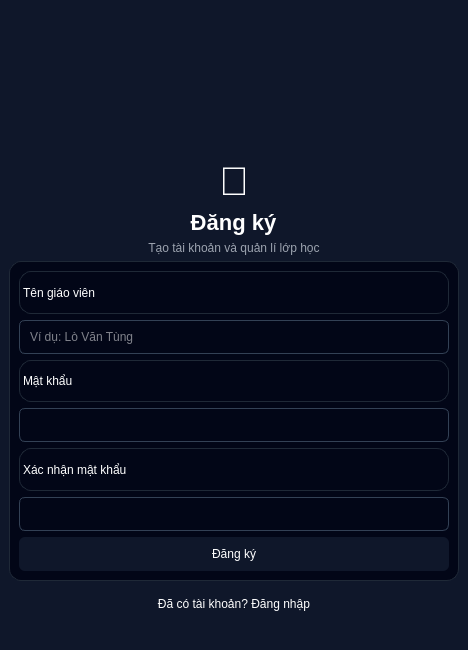
<?xml version="1.0" encoding="UTF-8"?>
<ui version="4.0">
 <class>SignupWindow</class>
 <widget class="QMainWindow" name="SignupWindow">
  <property name="geometry">
   <rect>
    <x>0</x>
    <y>0</y>
    <width>468</width>
    <height>650</height>
   </rect>
  </property>
  <property name="windowTitle">
   <string>Đăng ký</string>
  </property>
  <widget class="QWidget" name="centralwidget">
   <property name="styleSheet">
    <string notr="true">
     QWidget{
        background:#0f172a;
        color:white;
        font:12pt &quot;Segoe UI&quot;;
     }
     QLineEdit{
        background:#020617;
        border:1px solid #334155;
        border-radius:6px;
        padding:8px;
        color:white;
     }
     QPushButton{
        border-radius:6px;
        padding:10px;
     }
     #btnSignup{
        background:#2563eb;
     }
     #btnGoogle{
        background:#111827;
        border:1px solid #374151;
     }
    </string>
   </property>
   <layout class="QVBoxLayout">
    <item>
     <spacer>
      <property name="orientation">
       <enum>Qt::Vertical</enum>
      </property>
      <property name="sizeHint" stdset="0">
       <size>
        <width>20</width>
        <height>120</height>
       </size>
      </property>
     </spacer>
    </item>
    <item>
     <layout class="QVBoxLayout">
      <item alignment="Qt::AlignHCenter">
       <widget class="QLabel" name="label">
        <property name="styleSheet">
         <string>font-size:40px;</string>
        </property>
        <property name="text">
         <string>🧠</string>
        </property>
        <property name="alignment">
         <set>Qt::AlignCenter</set>
        </property>
       </widget>
      </item>
      <item alignment="Qt::AlignHCenter">
       <widget class="QLabel" name="label">
        <property name="styleSheet">
         <string>font-size:22px;font-weight:600;</string>
        </property>
        <property name="text">
         <string>Đăng ký</string>
        </property>
        <property name="alignment">
         <set>Qt::AlignCenter</set>
        </property>
       </widget>
      </item>
      <item alignment="Qt::AlignHCenter">
       <widget class="QLabel" name="label">
        <property name="styleSheet">
         <string>color:#9ca3af;</string>
        </property>
        <property name="text">
         <string>Tạo tài khoản và quản lí lớp học</string>
        </property>
        <property name="alignment">
         <set>Qt::AlignCenter</set>
        </property>
       </widget>
      </item>
      <item>
       <widget class="QFrame" name="frame">
        <property name="minimumSize">
         <size>
          <width>420</width>
          <height>320</height>
         </size>
        </property>
        <property name="maximumSize">
         <size>
          <width>450</width>
          <height>450</height>
         </size>
        </property>
        <property name="styleSheet">
         <string>
           QFrame{
            background:#020617;
            border:1px solid #1f2937;
            border-radius:12px;
           }
          </string>
        </property>
        <property name="frameShape">
         <enum>QFrame::StyledPanel</enum>
        </property>
        <layout class="QVBoxLayout">
         <item>
          <widget class="QLabel" name="label">
           <property name="text">
            <string>Tên giáo viên</string>
           </property>
          </widget>
         </item>
         <item>
          <widget class="QLineEdit" name="name1">
           <property name="placeholderText">
            <string>Ví dụ: Lò Văn Tùng</string>
           </property>
          </widget>
         </item>
         <item>
          <widget class="QLabel" name="label">
           <property name="text">
            <string>Mật khẩu</string>
           </property>
          </widget>
         </item>
         <item>
          <widget class="QLineEdit" name="pass1">
           <property name="echoMode">
            <enum>QLineEdit::Password</enum>
           </property>
          </widget>
         </item>
         <item>
          <widget class="QLabel" name="label">
           <property name="text">
            <string>Xác nhận mật khẩu</string>
           </property>
          </widget>
         </item>
         <item>
          <widget class="QLineEdit" name="pass_confirm">
           <property name="echoMode">
            <enum>QLineEdit::Password</enum>
           </property>
          </widget>
         </item>
         <item>
          <widget class="QPushButton" name="signup">
           <property name="text">
            <string>Đăng ký</string>
           </property>
          </widget>
         </item>
        </layout>
       </widget>
      </item>
      <item>
       <widget class="QPushButton" name="had">
        <property name="text">
         <string>Đã có tài khoản? Đăng nhập</string>
        </property>
       </widget>
      </item>
      <item alignment="Qt::AlignHCenter">
       <widget class="QLabel" name="label">
        <property name="text">
         <string/>
        </property>
        <property name="alignment">
         <set>Qt::AlignCenter</set>
        </property>
       </widget>
      </item>
     </layout>
    </item>
   </layout>
  </widget>
 </widget>
 <resources/>
 <connections/>
</ui>
